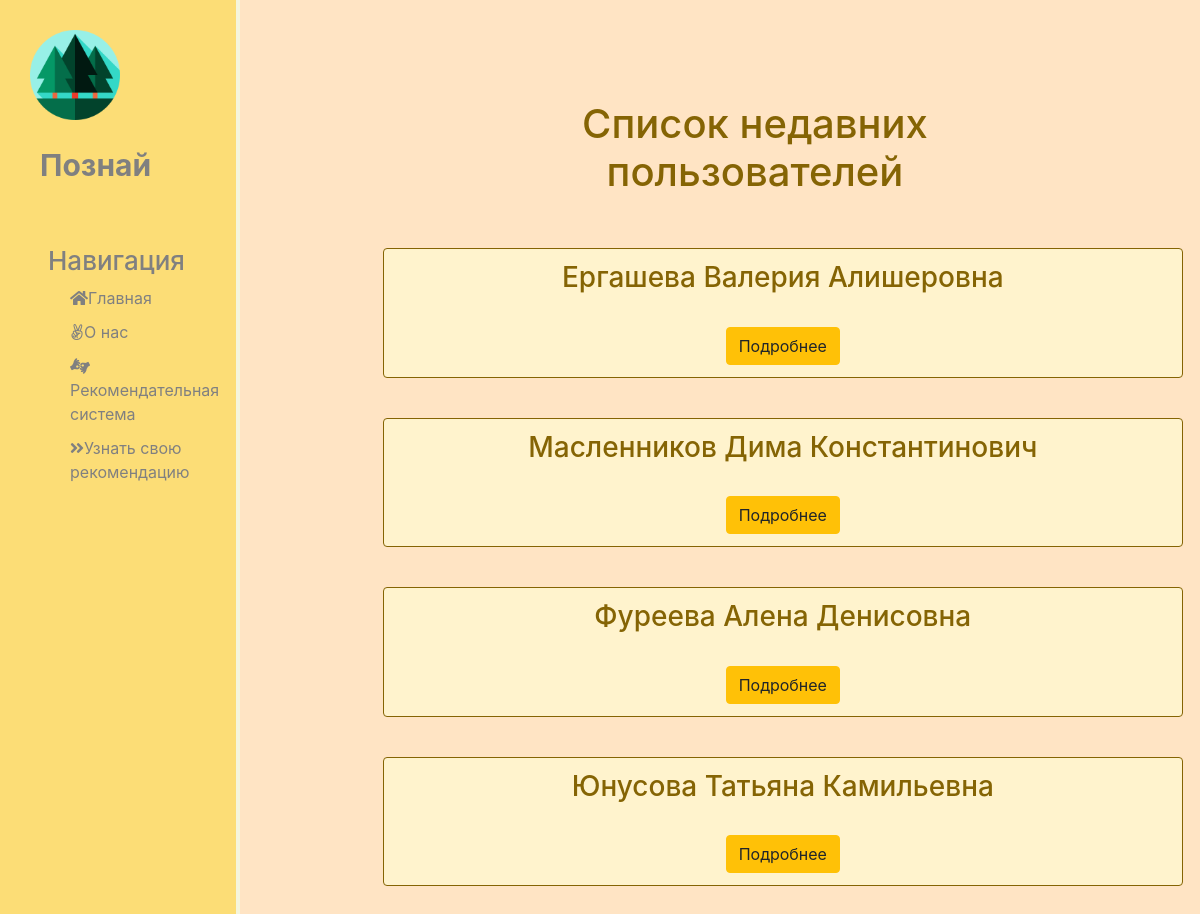
/recommendation/, run on the app's committed database.
### recommendation/models.py (models this page shows, shortened)
class UserForRec(models.Model):
    name = models.CharField('Ваше имя', max_length=50)
    surname = models.CharField('Ваша фамилия', max_length=50)
    patronymic = models.CharField('Ваше отчество', max_length=50)
    age = models.IntegerField('Ваш возраст')
    education = models.CharField('Образование', max_length=50)
    diplom = models.CharField('Диплом', max_length=50)
    experience = models.IntegerField('Стаж работы')
    recommendation = models.TextField('Ваши рекомендации')
    class Meta:
        verbose_name = 'Пользователь для рекомендации'
        verbose_name_plural = 'Пользователи для рекомендации'

### recommendation/views.py (the view)
# urls.py: path('', views.recom_home, name='recom_home'),
def recom_home(request):
    users = UserForRec.objects.all()
    return render(request, 'recommendation/recom_home.html', {'users': users})

### recommendation/templates/recommendation/recom_home.html (shortened to what this page needs)
{% extends 'main/layout.html' %}
{% block content %}
    <div class="features">
        <h1>Список недавних пользователей</h1><br>
        {% for el in users %}
            <div class="alert alert-warning">
                <h3>{{el.surname}} {{el.name}} {{el.patronymic}} </h3>
                <br>
                <a href="{% url 'recommendation-details' el.id %}" class="btn btn-warning">Подробнее</a>
            </div>
        {% endfor %}
    </div>
{% endblock%}

### main/templates/main/layout.html (shortened to what this page needs)
{% load static%}
<!DOCTYPE html>
<html lang="en">
<head>
    <link rel="stylesheet" href="https://stackpath.bootstrapcdn.com/bootstrap/4.3.1/css/bootstrap.min.css"
>
    <link rel="stylesheet" href="https://use.fontawesome.com/releases/v5.8.2/css/all.css">
    <link rel="stylesheet" href="{% static 'main/css/main.css'%}">
</head>
<body>
    <aside>
        <img src="{% static 'main/img/les.png'%}" alt="Лого">
        <span class="logo">Познай</span>
        <h3>Навигация</h3>
        <ul>
            <a href="{% url 'home' %}"><li><i class="fas fa-home"></i>Главная</li></a>
            <a href="{% url 'about' %}"><li><i class="fab fa-angellist"></i>О нас </li></a>
            <a href="{% url 'recom_home' %}"><li><i class="fas fa-american-sign-language-interpreting"></i>Рекомендательная система </li></a>
            <a href="{% url 'create' %}"><li><i class="fas fa-angle-double-right"></i>Узнать свою рекомендацию</li></a>
        </ul>
    </aside>
    <main>
        {% block content%}
        {% endblock %}
    </main>
</body>
</html>

### main/static/main/css/main.css (style rules this page uses)
body { background: #FFE4C4; }
aside { float: left; background: #FCDD76; width: 20%; padding: 2.5%; height: 250vh; color: #808080; border-right: 4px solid #F5F5DC; }
aside img { width: 90px; float: left; }
aside .logo { font-size: 30px; margin-left: 10px; font-weight: bold; position: relative; top: 23px; }
aside h3 { margin-top: 80px; position: relative; left: 18px; font-size: 26px; }
aside ul { list-style: none; }
aside ul li { color: #808080; display: block; margin-top: 10px; transition: transform .6s ease; }
main .features { float: left; color: #856404; margin-top: 100px; width: 35%; }
main .features h1 { font-size: 40px; text-align: center; margin-left: 200px; width: 150%; }
.alert-warning { color: #856404; background-color: #fff3cd; border-color: #856404; float: left; clear: both; width: 800px; margin: 20px 34%; text-align: center; }

### data on the page
UserForRec: surname "Ергашева", name "Валерия", patronymic "Алишеровна"
UserForRec: surname "Масленников", name "Дима", patronymic "Константинович"
UserForRec: surname "Фуреева", name "Алена", patronymic "Денисовна"
UserForRec: surname "Юнусова", name "Татьяна", patronymic "Камильевна"
